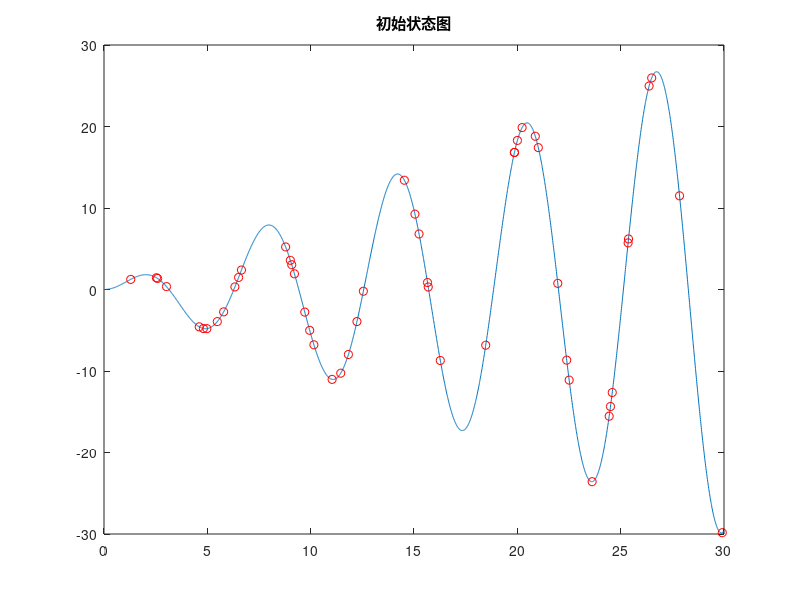
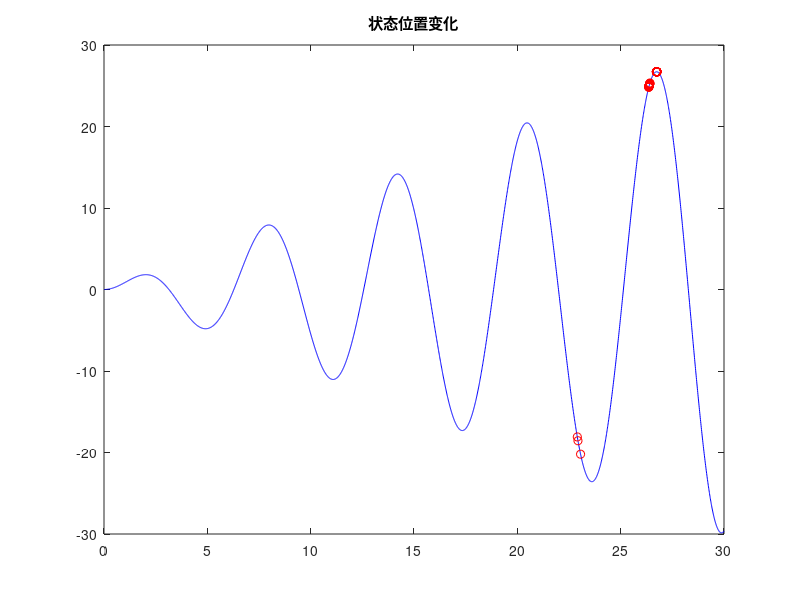
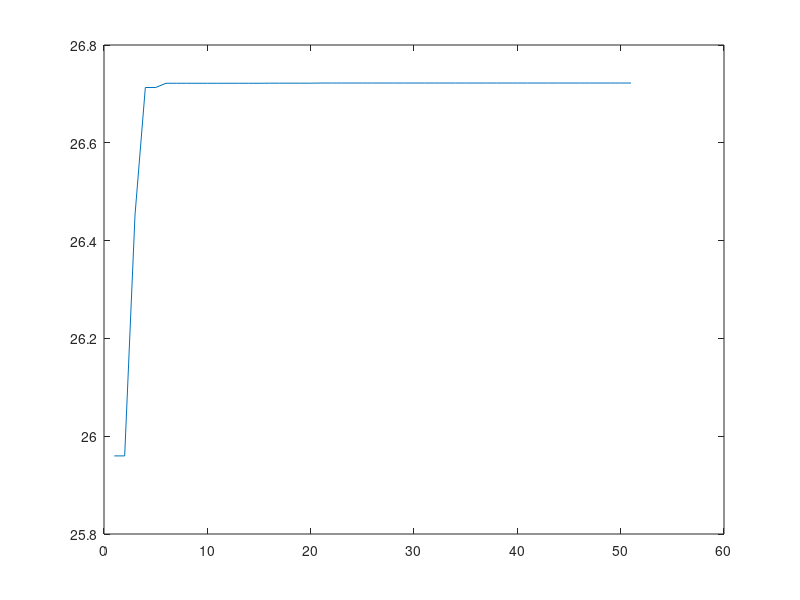
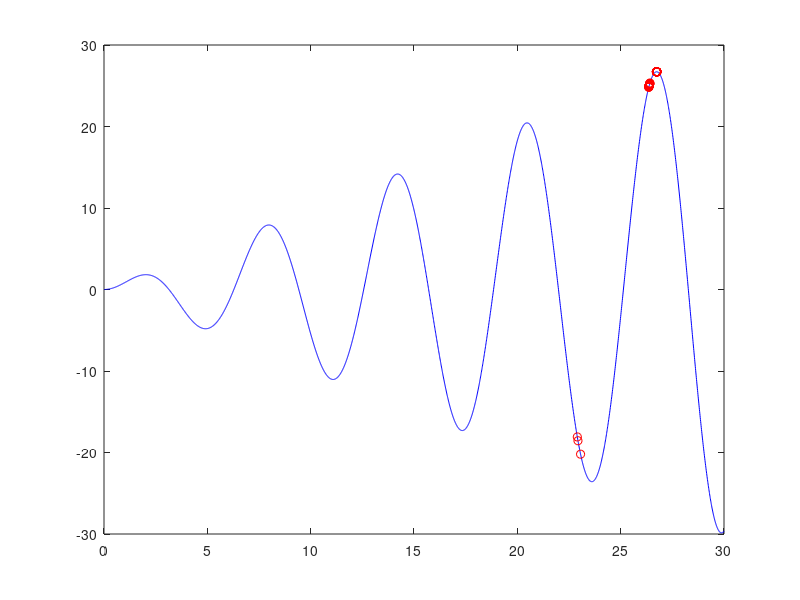

These charts were generated, in order, by the following MATLAB code:
%求目标函数的最大值

%程序初始化
clc
clear
close all

%%第1步，算法参数初始化
f=@(t) t.*sin(t);               %目标函数（性能指标）
t=0:0.01:30;
figure(1)
plot(t,f(t))
N = 50;                         %初始种群个数
d = 1;                          %空间维数（粒子的维度）
ger = 100;                      %最大迭代次数
xlimit = [0, 30];               %设置位置参数限制
vlimit = [-1, 1];               %设置速度限制
w = 0.8;                        %惯性权重
c1 = 0.5;                       %可信度因子1
c2 = 0.5;                       %可信度因子2
precision=0.0001;               %允许的精度误差
for i = 1:d
    x = xlimit(i, 1) + (xlimit(i, 2) - xlimit(i, 1)) * rand(N, d);%初始种群的位置
end
v = rand(N, d);                  % 初始种群的速度
Pbest = x;                          % 每个个体的历史最佳位置
Pbest_fit = zeros(N, 1);               % 每个个体的历史最佳适应度
for i = 1:N
    Pbest_fit(i) = f(x(i));        %初始种群每个粒子的适应度
end
Gbest = zeros(1, d);                % 种群的历史最佳位置
Gbest_fit = -inf;                      % 种群历史最佳适应度
hold on
plot(Pbest, f(Pbest), 'ro');
title('初始状态图');
figure(2)

%%开始迭代
iter = 1;
max_record = zeros(ger, 1);          % 记录每次迭代的最大值
while iter <= ger

    Gbestold=Gbest;
    %第2步， 计算每个粒子当前适应度
    fitness = f(x) ;
     %第3步，更新局部最优粒子和全局最优粒子，以及对应的适应度
     for i = 1:N
        if Pbest_fit(i) < fitness(i)
            Pbest_fit(i) = fitness(i);     % 更新个体历史最佳适应度
            Pbest(i,:) = x(i,:);   % 更新个体历史最佳位置
        end
     end
    if Gbest_fit < max(Pbest_fit)
        [Gbest_fit, nmax] = max(Pbest_fit);   % 更新群体历史最佳适应度
        Gbest = Pbest(nmax, :);      % 更新群体历史最佳位置
    end
    %第4步，速度更新和位置更新
    v = v * w + c1 * rand * (Pbest - x) + c2 * rand * (repmat(Gbest, N, 1) - x);% 速度更新
    v(v > vlimit(2)) = vlimit(2);% 速度边界速度处理
    v(v < vlimit(1)) = vlimit(1);

    x = x + v; % 位置更新
    x(x > xlimit(2)) = xlimit(2);% 位置边界处理
    x(x < xlimit(1)) = xlimit(1);
    %最大值记录
    max_record(iter) = Gbest_fit;
    x0 = 0 : 0.01 : 30;
    plot(x0, f(x0), 'b-', x, f(x), 'ro');title('状态位置变化')
    pause(0.1)


    %第5步，这里的判断加上外循环，判断迭代是否结束。满足收敛精度，同样可以终止迭代
    if(iter>50)
        if(abs(max_record(iter)-max_record(iter-1))<precision)&&(abs(Gbest-Gbestold)<precision)
            break
        end
    end
    iter = iter+1;



end
%最大值的收敛过程
figure(3);
plot(max_record(1:iter));
x0 = 0 : 0.01 : 30;
%粒子的收敛过程
figure(4);
plot(x0, f(x0), 'b-', x, f(x), 'ro'); 
